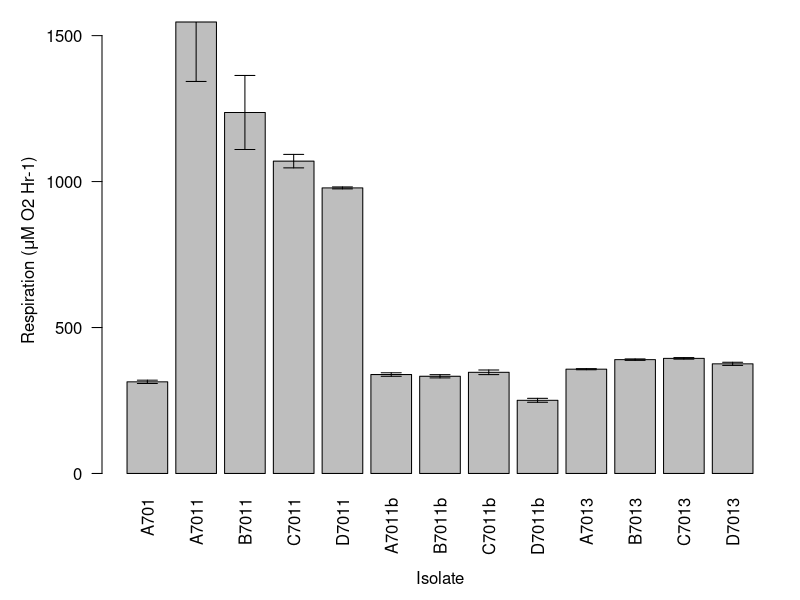
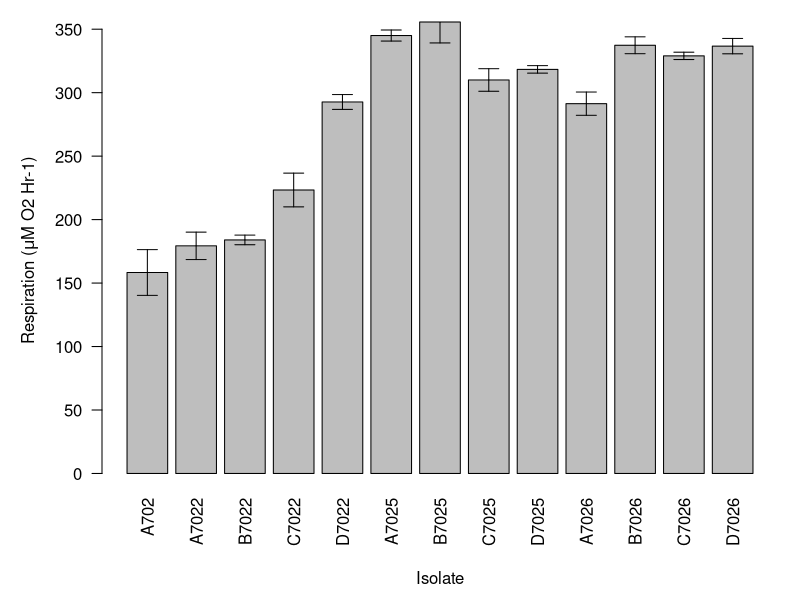
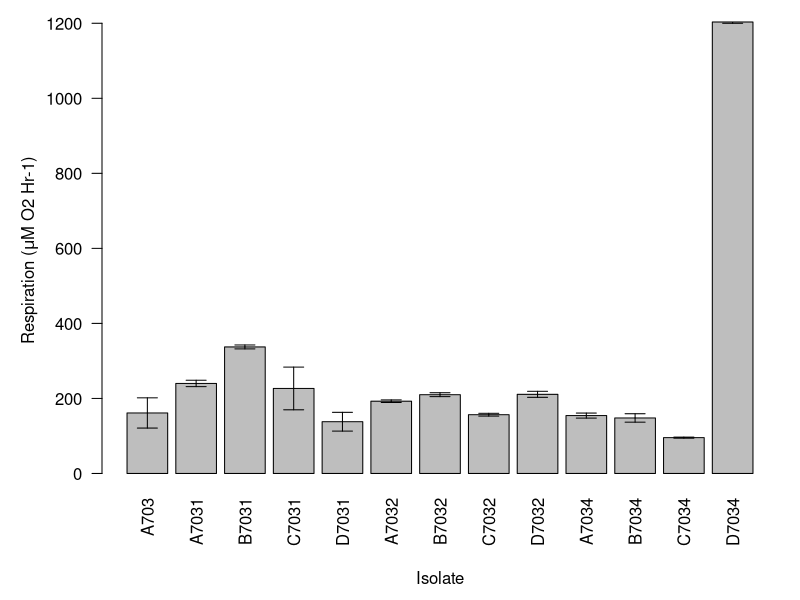
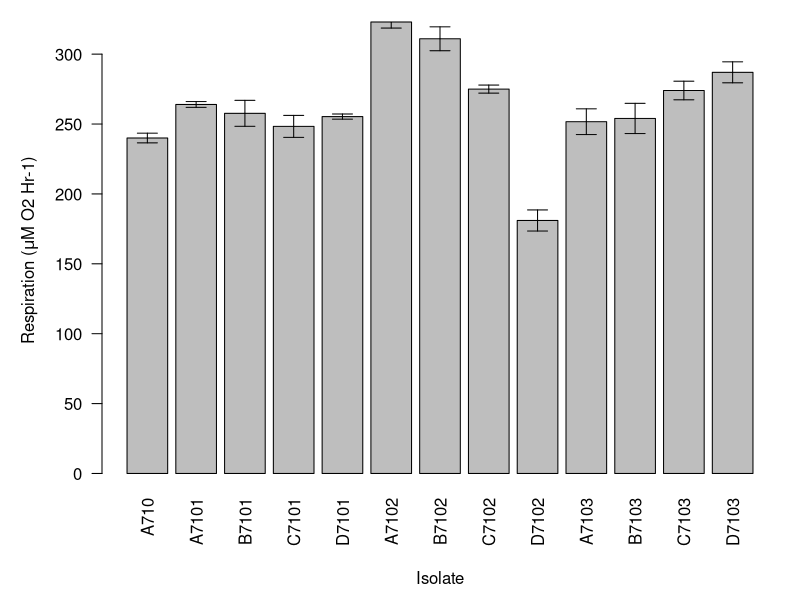
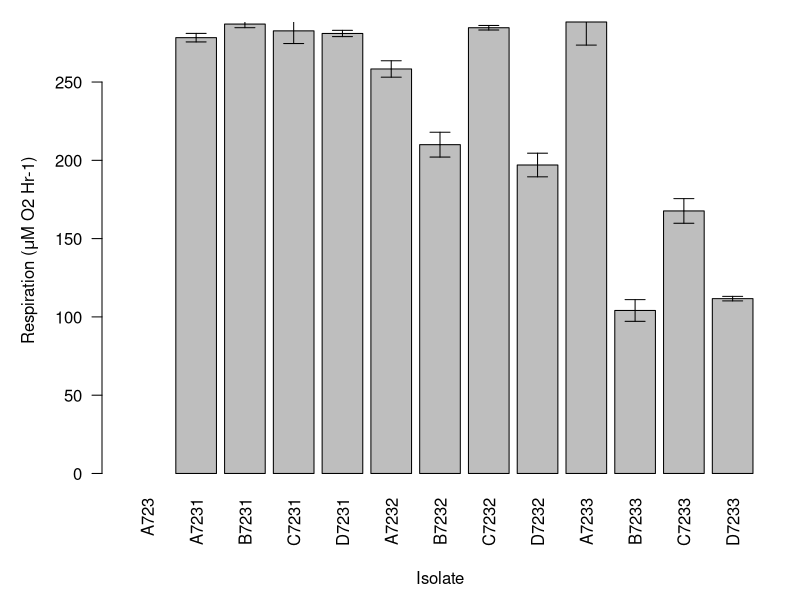
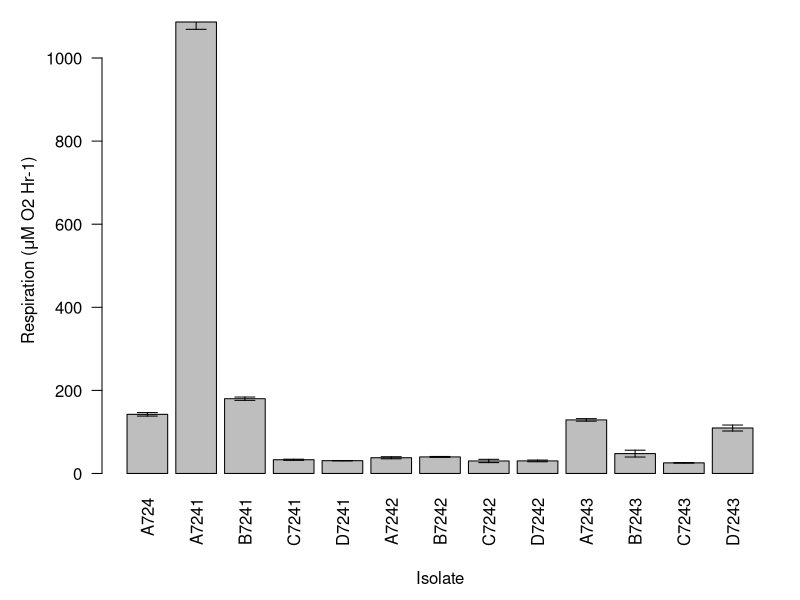

Recreate these plots in R, in order.
###################################################################
#  Rachel Ferrill
#  6 Jul 2015
#  Respiration Graphs
####################################################################

setwd("~/GitHub/StarvationTraits/data/Respiration")
rm(list=ls())

# Define Functions
sem <- function(x){sd(x)/sqrt(3)}

# Import Data Files
resp1 <- read.csv("20150701_BacterialRespiration_a_RNF_Output.txt")
resp2 <- read.csv("20150701_BacterialRespiration_b_RNF_Output.txt")
resp3 <- read.csv("20150701_BacterialRespiration_c_RNF_Output.txt")
resp4 <- read.csv("20150707_BacterialRespiration_d_RNF_Output.txt")
resp5 <- read.csv("20150707_BacterialRespiration_e_RNF_Output.txt")
resp6 <- read.csv("20150710_BacterialRespiration_f_RNF_Output.txt")
resp7 <- read.csv("20150710_BacterialRespiration_g_RNF_Output.txt")
resp8 <- read.csv("20150714_BacterialRespiration_h_RNF_Output.txt")
resp9 <- read.csv("20150715_BacterialRespiration_i_RNF_Output.txt")
resp10 <- read.csv("20150715_BacterialRespiration_j_RNF_Output.txt")
resp11 <- read.csv("20150716_BacterialRespiration_k_RNF_Output.txt")
resp12 <- read.csv("20150716_BacterialRespiration_l_RNF_Output.txt")


# Seperate Based on Isolate
A7022 <- resp1[1:3,]
A7022_mean <- mean(A7022$Rate..uM.O2.Hr.1.)
A7022_sem <- sem(A7022$Rate..uM.O2.Hr.1.)
B7022 <- resp1[4:6,]
B7022_mean <- mean(B7022$Rate..uM.O2.Hr.1.)
B7022_sem <- sem(B7022$Rate..uM.O2.Hr.1.)
C7022 <- resp1[7:9,]
C7022_mean <-mean(C7022$Rate..uM.O2.Hr.1.)
C7022_sem <- sem(C7022$Rate..uM.O2.Hr.1.)
D7022 <- resp1[10:12,]
D7022_mean <-mean(D7022$Rate..uM.O2.Hr.1.)
D7022_sem <-sem(D7022$Rate..uM.O2.Hr.1.)
A7025 <- resp1[13:15,]
A7025_mean <-mean(A7025$Rate..uM.O2.Hr.1.)
A7025_sem <-sem(A7025$Rate..uM.O2.Hr.1.)
B7025 <- resp1[16:18,]
B7025_mean <-mean(B7025$Rate..uM.O2.Hr.1.)
B7025_sem <-sem(B7025$Rate..uM.O2.Hr.1.)
C7025 <- resp1[19:21,]
C7025_mean <-mean(C7025$Rate..uM.O2.Hr.1.)
C7025_sem <-sem(C7025$Rate..uM.O2.Hr.1.)


D7025 <- resp2[1:3,]
D7025_mean <-mean(D7025$Rate..uM.O2.Hr.1.)
D7025_sem <-sem(D7025$Rate..uM.O2.Hr.1.)
A7026 <- resp2[4:6,]
A7026_mean <-mean(A7026$Rate..uM.O2.Hr.1.)
A7026_sem <-sem(A7026$Rate..uM.O2.Hr.1.)
B7026 <- resp2[7:9,]
B7026_mean <-mean(B7026$Rate..uM.O2.Hr.1.)
B7026_sem <-sem(B7026$Rate..uM.O2.Hr.1.)
C7026 <- resp2[10:12,]
C7026_mean <-mean(C7026$Rate..uM.O2.Hr.1.)
C7026_sem <-sem(C7026$Rate..uM.O2.Hr.1.)
D7026 <- resp2[13:15,]
D7026_mean <-mean(D7026$Rate..uM.O2.Hr.1.)
D7026_sem <-sem(D7026$Rate..uM.O2.Hr.1.)
A7031 <- resp2[16:18,]
A7031_mean <-mean(A7031$Rate..uM.O2.Hr.1.)
A7031_sem <-sem(A7031$Rate..uM.O2.Hr.1.)
B7031 <- resp2[19:21,]
B7031_mean <-mean(B7031$Rate..uM.O2.Hr.1.)
B7031_sem <-sem(B7031$Rate..uM.O2.Hr.1.)



A7032 <- resp3[1:3,]
A7032_mean <-mean(A7032$Rate..uM.O2.Hr.1.)
A7032_sem <-sem(A7032$Rate..uM.O2.Hr.1.)
B7032 <- resp3[4:6,]
B7032_mean <-mean(B7032$Rate..uM.O2.Hr.1.)
B7032_sem <-sem(B7032$Rate..uM.O2.Hr.1.)
C7032 <- resp3[7:9,]
C7032_mean <-mean(C7032$Rate..uM.O2.Hr.1.)
C7032_sem <-sem(C7032$Rate..uM.O2.Hr.1.)
D7032 <- resp3[10:12,]
D7032_mean <-mean(D7032$Rate..uM.O2.Hr.1.)
D7032_sem <-sem(D7032$Rate..uM.O2.Hr.1.)
A7034 <- resp3[13:15,]
A7034_mean <-mean(A7034$Rate..uM.O2.Hr.1.)
A7034_sem <-sem(A7034$Rate..uM.O2.Hr.1.)

B7034 <- resp4[1:3,]
B7034_mean <- mean(B7034$Rate..uM.O2.Hr.1.)
B7034_sem <- sem(B7034$Rate..uM.O2.Hr.1.)
C7034 <- resp4[4:6,]
C7034_mean <- mean(C7034$Rate..uM.O2.Hr.1.)
C7034_sem <- sem(C7034$Rate..uM.O2.Hr.1.)
A7101 <- resp4[7:9,]
A7101_mean <-mean(A7101$Rate..uM.O2.Hr.1.)
A7101_sem <-sem(A7101$Rate..uM.O2.Hr.1.)
B7101 <- resp4[10:12,]
B7101_mean <-mean(B7101$Rate..uM.O2.Hr.1.)
B7101_sem <-sem(B7101$Rate..uM.O2.Hr.1.)
C7101 <- resp4[13:15,]
C7101_mean <-mean(C7101$Rate..uM.O2.Hr.1.)
C7101_sem <-sem(C7101$Rate..uM.O2.Hr.1.)
D7101 <- resp4[16:18,]
D7101_mean <-mean(D7101$Rate..uM.O2.Hr.1.)
D7101_sem <-sem(D7101$Rate..uM.O2.Hr.1.)


A7102 <- resp5[1:4,]
A7102_mean <- mean(A7102$Rate..uM.O2.Hr.1.)
A7102_sem <- sem(A7102$Rate..uM.O2.Hr.1.)
B7102 <- resp5[4:6,]
B7102_mean <- mean(B7102$Rate..uM.O2.Hr.1.)
B7102_sem <- sem(B7102$Rate..uM.O2.Hr.1.)
C7102 <- resp5[7:9,]
C7102_mean <-mean(C7102$Rate..uM.O2.Hr.1.)
C7102_sem <- sem(C7102$Rate..uM.O2.Hr.1.)
D7102 <- resp5[10:12,]
D7102_mean <-mean(D7102$Rate..uM.O2.Hr.1.)
D7102_sem <-sem(D7102$Rate..uM.O2.Hr.1.)
A7103 <- resp5[13:15,]
A7103_mean <-mean(A7103$Rate..uM.O2.Hr.1.)
A7103_sem <-sem(A7103$Rate..uM.O2.Hr.1.)
B7103 <- resp5[16:18,]
B7103_mean <-mean(B7103$Rate..uM.O2.Hr.1.)
B7103_sem <-sem(B7103$Rate..uM.O2.Hr.1.)
C7103 <- resp5[19:21,]
C7103_mean <-mean(C7103$Rate..uM.O2.Hr.1.)
C7103_sem <-sem(C7103$Rate..uM.O2.Hr.1.)

D7103 <- resp6[1:3,]
D7103_mean <-mean(D7103$Rate..uM.O2.Hr.1.)
D7103_sem <-sem(D7103$Rate..uM.O2.Hr.1.)
A7231 <- resp6[4:6,]
A7231_mean <-mean(A7231$Rate..uM.O2.Hr.1.)
A7231_sem <-sem(A7231$Rate..uM.O2.Hr.1.)
B7231 <- resp6[7:9,]
B7231_mean <-mean(B7231$Rate..uM.O2.Hr.1.)
B7231_sem <-sem(B7231$Rate..uM.O2.Hr.1.)
C7231 <- resp6[10:12,]
C7231_mean <-mean(C7231$Rate..uM.O2.Hr.1.)
C7231_sem <-sem(C7231$Rate..uM.O2.Hr.1.)
D7231 <- resp6[13:15,]
D7231_mean <-mean(D7231$Rate..uM.O2.Hr.1.)
D7231_sem <-sem(D7231$Rate..uM.O2.Hr.1.)
A7232 <- resp6[16:18,]
A7232_mean <-mean(A7232$Rate..uM.O2.Hr.1.)
A7232_sem <-sem(A7232$Rate..uM.O2.Hr.1.)
B7232 <- resp6[19:21,]
B7232_mean <-mean(B7232$Rate..uM.O2.Hr.1.)
B7232_sem <-sem(B7232$Rate..uM.O2.Hr.1.)

C7031 <- resp7[1:3,]
C7031_mean <-mean(C7031$Rate..uM.O2.Hr.1.)
C7031_sem <-sem(C7031$Rate..uM.O2.Hr.1.)
D7031 <- resp7[4:6,]
D7031_mean <-mean(D7031$Rate..uM.O2.Hr.1.)
D7031_sem <-sem(D7031$Rate..uM.O2.Hr.1.)
A702 <- resp7[7:9,]
A702_mean <-mean(A702$Rate..uM.O2.Hr.1.)
A702_sem <-sem(A702$Rate..uM.O2.Hr.1.)
A703 <- resp7[10:12,]
A703_mean <-mean(A703$Rate..uM.O2.Hr.1.)
A703_sem <-sem(A703$Rate..uM.O2.Hr.1.)
A710 <- resp7[13:15,]
A710_mean <-mean(A710$Rate..uM.O2.Hr.1.)
A710_sem <-sem(A710$Rate..uM.O2.Hr.1.)
A723 <- resp7[16:18,]
A723_mean <-mean(A723$Rate..uM.O2.Hr.1.)
A723_sem <-sem(A723$Rate..uM.O2.Hr.1.)

C7232 <- resp8[1:3,]
C7232_mean <-mean(C7232$Rate..uM.O2.Hr.1.)
C7232_sem <-sem(C7232$Rate..uM.O2.Hr.1.)
D7232 <- resp8[4:6,]
D7232_mean <-mean(D7232$Rate..uM.O2.Hr.1.)
D7232_sem <-sem(D7232$Rate..uM.O2.Hr.1.)
A7233 <- resp8[7:9,]
A7233_mean <-mean(A7233$Rate..uM.O2.Hr.1.)
A7233_sem <-sem(A7233$Rate..uM.O2.Hr.1.)
B7233 <- resp8[10:12,]
B7233_mean <-mean(B7233$Rate..uM.O2.Hr.1.)
B7233_sem <-sem(B7233$Rate..uM.O2.Hr.1.)
C7233 <- resp8[13:15,]
C7233_mean <-mean(C7233$Rate..uM.O2.Hr.1.)
C7233_sem <-sem(C7233$Rate..uM.O2.Hr.1.)
D7233 <- resp8[16:18,]
D7233_mean <-mean(D7233$Rate..uM.O2.Hr.1.)
D7233_sem <-sem(D7233$Rate..uM.O2.Hr.1.)

B7241 <- resp9[1:3,]
B7241_mean <-mean(B7241$Rate..uM.O2.Hr.1.)
B7241_sem <-sem(B7241$Rate..uM.O2.Hr.1.)
C7241 <- resp9[4:6,]
C7241_mean <-mean(C7241$Rate..uM.O2.Hr.1.)
C7241_sem <-sem(C7241$Rate..uM.O2.Hr.1.)
D7241 <- resp9[7:9,]
D7241_mean <-mean(D7241$Rate..uM.O2.Hr.1.)
D7241_sem <-sem(D7241$Rate..uM.O2.Hr.1.)
A7242 <- resp9[10:12,]
A7242_mean <-mean(A7242$Rate..uM.O2.Hr.1.)
A7242_sem <-sem(A7242$Rate..uM.O2.Hr.1.)
B7242 <- resp9[13:15,]
B7242_mean <-mean(B7242$Rate..uM.O2.Hr.1.)
B7242_sem <-sem(B7242$Rate..uM.O2.Hr.1.)
C7242 <- resp9[16:18,]
C7242_mean <-mean(C7242$Rate..uM.O2.Hr.1.)
C7242_sem <-sem(C7242$Rate..uM.O2.Hr.1.)
D7242 <- resp9[19:21,]
D7242_mean <-mean(D7242$Rate..uM.O2.Hr.1.)
D7242_sem <-sem(D7242$Rate..uM.O2.Hr.1.)

A7243 <- resp10[1:3,]
A7243_mean <-mean(A7243$Rate..uM.O2.Hr.1.)
A7243_sem <-sem(A7243$Rate..uM.O2.Hr.1.)
B7243 <- resp10[4:6,]
B7243_mean <-mean(B7243$Rate..uM.O2.Hr.1.)
B7243_sem <-sem(B7243$Rate..uM.O2.Hr.1.)
C7243 <- resp10[7:9,]
C7243_mean <-mean(C7243$Rate..uM.O2.Hr.1.)
C7243_sem <-sem(C7243$Rate..uM.O2.Hr.1.)
D7243 <- resp10[10:12,]
D7243_mean <-mean(D7243$Rate..uM.O2.Hr.1.)
D7243_sem <-sem(D7243$Rate..uM.O2.Hr.1.)
A724 <- resp10[13:15,]
A724_mean <-mean(A724$Rate..uM.O2.Hr.1.)
A724_sem <-sem(A724$Rate..uM.O2.Hr.1.)
D7034 <- resp10[16:18,]
D7034_mean <-mean(D7034$Rate..uM.O2.Hr.1.)
D7034_sem <-sem(D7034$Rate..uM.O2.Hr.1.)
A7241 <- resp10[19:21,]
A7241_mean <-mean(A7241$Rate..uM.O2.Hr.1.)
A7241_sem <-sem(A7241$Rate..uM.O2.Hr.1.)

A7011 <- resp11[1:3,]
A7011_mean <-mean(A7011$Rate..uM.O2.Hr.1.)
A7011_sem <-sem(A7011$Rate..uM.O2.Hr.1.)
B7011 <- resp11[4:6,]
B7011_mean <-mean(B7011$Rate..uM.O2.Hr.1.)
B7011_sem <-sem(B7011$Rate..uM.O2.Hr.1.)
C7011 <- resp11[7:9,]
C7011_mean <-mean(C7011$Rate..uM.O2.Hr.1.)
C7011_sem <-sem(C7011$Rate..uM.O2.Hr.1.)
D7011 <- resp11[10:12,]
D7011_mean <-mean(D7011$Rate..uM.O2.Hr.1.)
D7011_sem <-sem(D7011$Rate..uM.O2.Hr.1.)
A7011b <- resp11[13:15,]
A7011b_mean <-mean(A7011b$Rate..uM.O2.Hr.1.)
A7011b_sem <-sem(A7011b$Rate..uM.O2.Hr.1.)
B7011b <- resp11[16:18,]
B7011b_mean <-mean(B7011b$Rate..uM.O2.Hr.1.)
B7011b_sem <-sem(B7011b$Rate..uM.O2.Hr.1.)
C7011b <- resp11[19:21,]
C7011b_mean <-mean(C7011b$Rate..uM.O2.Hr.1.)
C7011b_sem <-sem(C7011b$Rate..uM.O2.Hr.1.)

D7011b <- resp12[1:3,]
D7011b_mean <-mean(D7011b$Rate..uM.O2.Hr.1.)
D7011b_sem <-sem(D7011b$Rate..uM.O2.Hr.1.)
A7013 <- resp12[4:6,]
A7013_mean <-mean(A7013$Rate..uM.O2.Hr.1.)
A7013_sem <-sem(A7013$Rate..uM.O2.Hr.1.)
B7013 <- resp12[7:9,]
B7013_mean <-mean(B7013$Rate..uM.O2.Hr.1.)
B7013_sem <-sem(B7013$Rate..uM.O2.Hr.1.)
C7013 <- resp12[10:12,]
C7013_mean <-mean(C7013$Rate..uM.O2.Hr.1.)
C7013_sem <-sem(C7013$Rate..uM.O2.Hr.1.)
D7013 <- resp12[13:15,]
D7013_mean <-mean(D7013$Rate..uM.O2.Hr.1.)
D7013_sem <-sem(D7013$Rate..uM.O2.Hr.1.)
A701 <- resp12[16:18,]
A701_mean <-mean(A701$Rate..uM.O2.Hr.1.)
A701_sem <-sem(A701$Rate..uM.O2.Hr.1.)



means701 <-c(A701_mean, A7011_mean, B7011_mean, C7011_mean, D7011_mean, A7011b_mean, B7011b_mean, 
           C7011b_mean, D7011b_mean, A7013_mean, B7013_mean, C7013_mean, D7013_mean)
means702 <-c(A702_mean, A7022_mean, B7022_mean, C7022_mean, D7022_mean, A7025_mean, B7025_mean, 
            C7025_mean, D7025_mean, A7026_mean, B7026_mean, C7026_mean, D7026_mean)
means703 <-c(A703_mean, A7031_mean, B7031_mean, C7031_mean, D7031_mean, A7032_mean, B7032_mean, 
             C7032_mean, D7032_mean, A7034_mean, B7034_mean, C7034_mean, D7034_mean) 
means710 <-c(A710_mean, A7101_mean, B7101_mean, C7101_mean, D7101_mean, A7102_mean, B7102_mean, 
             C7102_mean, D7102_mean, A7103_mean, B7103_mean, C7103_mean, D7103_mean)
means723 <-c(A723_mean, A7231_mean, B7231_mean, C7231_mean, D7231_mean, A7232_mean, B7232_mean, 
             C7232_mean, D7232_mean, A7233_mean, B7233_mean, C7233_mean, D7233_mean) 
means724 <-c(A724_mean, A7241_mean, B7241_mean, C7241_mean, D7241_mean, A7242_mean, B7242_mean, 
             C7242_mean, D7242_mean, A7243_mean, B7243_mean, C7243_mean, D7243_mean)

sems701 <-c(A701_sem, A7011_sem, B7011_sem, C7011_sem, D7011_sem, A7011b_sem, B7011b_sem, 
           C7011b_sem, D7011b_sem, A7013_sem, B7013_sem, C7013_sem, D7013_sem) 
sems702 <-c(A702_sem, A7022_sem, B7022_sem, C7022_sem, D7022_sem, A7025_sem, B7025_sem, C7025_sem, 
            D7025_sem,A7026_sem, B7026_sem, C7026_sem, D7026_sem)
sems703 <-c(A703_sem, A7031_sem, B7031_sem, C7031_sem, D7031_sem, A7032_sem, B7032_sem, C7032_sem, 
            D7032_sem, A7034_sem, B7034_sem, C7034_sem, D7034_sem)
sems710 <-c(A710_sem, A7101_sem, B7101_sem, C7101_sem, D7101_sem, A7102_sem, B7102_sem, 
            C7102_sem, D7102_sem, A7103_sem, B7103_sem, C7103_sem, D7103_sem)
sems723 <-c(A723_sem, A7231_sem, B7231_sem, C7231_sem, D7231_sem, A7232_sem, B7232_sem, 
            C7232_sem, D7232_sem, A7233_sem, B7233_sem, C7233_sem, D7233_sem)
sems724 <-c(A724_sem, A7241_sem, B7241_sem, C7241_sem, D7241_sem, A7242_sem, B7242_sem, 
            C7242_sem, D7242_sem, A7243_sem, B7243_sem, C7243_sem, D7243_sem)

par(mar=c(6, 5, 1, 1) + 0.1)
bp701 <-barplot(means701, ylab=expression(paste("Respiration (", mu, "M O2 Hr-1)")), las = 2, names.arg=c("A701", "A7011", "B7011", "C7011", "D7011", "A7011b", "B7011b", "C7011b", "D7011b", "A7013", "B7013", "C7013", "D7013"))
mtext("Isolate", side=1, line = 4.5)
arrows(x0=bp701, y0=means701, y1=means701-sems701, angle=90, length=0.1, lwd=1)
arrows(x0=bp701, y0=means701, y1=means701+sems701, angle=90, length=0.1, lwd=1)

bp702 <-barplot(means702, ylab=expression(paste("Respiration (", mu, "M O2 Hr-1)")), las = 2, names.arg=c("A702", "A7022", "B7022", "C7022", "D7022", "A7025", "B7025", "C7025", "D7025", "A7026", "B7026", "C7026", "D7026"))
mtext("Isolate", side=1, line = 4.5)
arrows(x0=bp702, y0=means702, y1=means702-sems702, angle=90, length=0.1, lwd=1) # length
arrows(x0=bp702, y0=means702, y1=means702+sems702, angle=90, length=0.1, lwd=1)

bp703 <-barplot(means703, ylab=expression(paste("Respiration (", mu, "M O2 Hr-1)")), las = 2, names.arg=c("A703", "A7031", "B7031", "C7031", "D7031", "A7032", "B7032", "C7032", "D7032", "A7034", "B7034", "C7034", "D7034"))
mtext("Isolate", side=1, line = 4.5)
arrows(x0=bp703, y0=means703, y1=means703-sems703, angle=90, length=0.1, lwd=1)
arrows(x0=bp703, y0=means703, y1=means703+sems703, angle=90, length=0.1, lwd=1)

bp710 <-barplot(means710, ylab=expression(paste("Respiration (", mu, "M O2 Hr-1)")), las = 2, names.arg=c("A710", "A7101", "B7101", "C7101", "D7101", "A7102", "B7102", "C7102", "D7102", "A7103", "B7103", "C7103", "D7103"))
mtext("Isolate", side=1, line = 4.5)
arrows(x0=bp710, y0=means710, y1=means710-sems710, angle=90, length=0.1, lwd=1)
arrows(x0=bp710, y0=means710, y1=means710+sems710, angle=90, length=0.1, lwd=1)

bp723 <-barplot(means723, ylab=expression(paste("Respiration (", mu, "M O2 Hr-1)")), las = 2, names.arg=c("A723", "A7231", "B7231", "C7231", "D7231", "A7232", "B7232", "C7232", "D7232", "A7233", "B7233", "C7233", "D7233"))
mtext("Isolate", side=1, line = 4.5)
arrows(x0=bp723, y0=means723, y1=means723-sems723, angle=90, length=0.1, lwd=1)
arrows(x0=bp723, y0=means723, y1=means723+sems723, angle=90, length=0.1, lwd=1)

bp724 <-barplot(means724, ylab=expression(paste("Respiration (", mu, "M O2 Hr-1)")), las = 2, names.arg=c("A724", "A7241", "B7241", "C7241", "D7241", "A7242", "B7242", "C7242", "D7242", "A7243", "B7243", "C7243", "D7243"))
mtext("Isolate", side=1, line = 4.5)
arrows(x0=bp724, y0=means724, y1=means724-sems724, angle=90, length=0.1, lwd=1)
arrows(x0=bp724, y0=means724, y1=means724+sems724, angle=90, length=0.1, lwd=1)